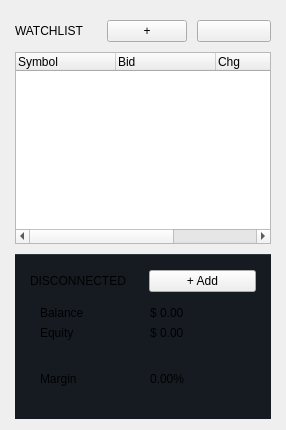
      <widget class="QFrame" name="sidebar">
       <property name="minimumSize"><size><width>0</width><height>0</height></size></property>
       <property name="maximumSize"><size><width>320</width><height>16777215</height></size></property>
       <layout class="QVBoxLayout">
        <property name="spacing"><number>10</number></property>
        <property name="leftMargin"><number>15</number></property>
        <property name="rightMargin"><number>15</number></property>
        <property name="topMargin"><number>20</number></property>
        <item><layout class="QHBoxLayout">
             <item>
              <widget class="QLabel" name="watchlistTitle">
               <property name="text"><string>WATCHLIST</string></property>
              </widget>
             </item>
             <item><spacer><property name="orientation"><enum>Qt::Horizontal</enum></property></spacer></item>
             <item>
              <widget class="QPushButton" name="btnOpenSearch">
               <property name="text"><string>+</string></property>
               <property name="cursor"><cursorShape>PointingHandCursor</cursorShape></property>
               <property name="toolTip"><string>Add Symbol to Watchlist</string></property>
              </widget>
             </item>
             <item>
              <widget class="QPushButton" name="btnCollapseWatchlist">
               <property name="text"><string></string></property>
               <property name="cursor"><cursorShape>PointingHandCursor</cursorShape></property>
               <property name="toolTip"><string>Toggle Watchlist Panel</string></property>
              </widget>
             </item>
            </layout></item>
        <item>
         
           </item>
           <item>
            <widget class="QTreeWidget" name="treeWatchlist">
             <column><property name="text"><string>Symbol</string></property></column>
             <column><property name="text"><string>Bid</string></property></column>
             <column><property name="text"><string>Chg</string></property></column>
             <column><property name="text"><string>%Chg</string></property></column>
            </widget>
        </item>

        <item>
         <widget class="QFrame" name="frameSidebarAccount">
          <property name="styleSheet"><string>QFrame#frameSidebarAccount { background-color: #161B22; border-top: 1px solid #30363D; border-bottom: none; border-left: none; border-right: none; }</string></property>
          <property name="minimumSize"><size><width>0</width><height>165</height></size></property>
          <property name="maximumSize"><size><width>16777215</width><height>165</height></size></property>
          <layout class="QVBoxLayout">
           <property name="spacing"><number>5</number></property>
           <property name="leftMargin"><number>15</number></property>
           <property name="topMargin"><number>15</number></property>
           <property name="rightMargin"><number>15</number></property>
           <property name="bottomMargin"><number>15</number></property>
           <item>
            <layout class="QHBoxLayout">
             <item>
              <widget class="QLabel" name="labelStatus">
               <property name="text"><string>DISCONNECTED</string></property>
              </widget>
             </item>
             <item><spacer><property name="orientation"><enum>Qt::Horizontal</enum></property></spacer></item>
             <item>
              <widget class="QPushButton" name="btnOpenLogin">
               <property name="text"><string>+ Add</string></property>
               <property name="cursor"><cursorShape>PointingHandCursor</cursorShape></property>
               
              </widget>
             </item>
            </layout>
           </item>
           
           
           
            <item>
             <widget class="QFrame" name="frameBalanceCard">
              <layout class="QVBoxLayout">
               <property name="leftMargin"><number>10</number></property>
               <property name="topMargin"><number>8</number></property>
               <property name="rightMargin"><number>10</number></property>
               <property name="bottomMargin"><number>8</number></property>
               <property name="spacing"><number>6</number></property>
               <item>
                <layout class="QHBoxLayout">
                 <item><widget class="QLabel"><property name="text"><string>Balance</string></property></widget></item>
                 <item><spacer><property name="orientation"><enum>Qt::Horizontal</enum></property></spacer></item>
                 <item><widget class="QLabel" name="valBalance"><property name="text"><string>$ 0.00</string></property></widget></item>
                </layout>
               </item>
               <item>
                <layout class="QHBoxLayout">
                 <item><widget class="QLabel"><property name="text"><string>Equity</string></property></widget></item>
                 <item><spacer><property name="orientation"><enum>Qt::Horizontal</enum></property></spacer></item>
                 <item><widget class="QLabel" name="valEquity"><property name="text"><string>$ 0.00</string></property></widget></item>
                </layout>
               </item>
              </layout>
             </widget>
            </item>

            <item>
             <widget class="QFrame" name="frameMarginCard">
              <layout class="QHBoxLayout">
               <property name="leftMargin"><number>10</number></property>
               <property name="topMargin"><number>8</number></property>
               <property name="rightMargin"><number>10</number></property>
               <property name="bottomMargin"><number>8</number></property>
               <item><widget class="QLabel"><property name="text"><string>Margin</string></property></widget></item>
               <item><spacer><property name="orientation"><enum>Qt::Horizontal</enum></property></spacer></item>
               <item><widget class="QLabel" name="valMarginLevel"><property name="text"><string>0.00%</string></property></widget></item>
              </layout>
             </widget>
            </item>


          </layout>
         </widget>
        </item>
       </layout>
      </widget>
